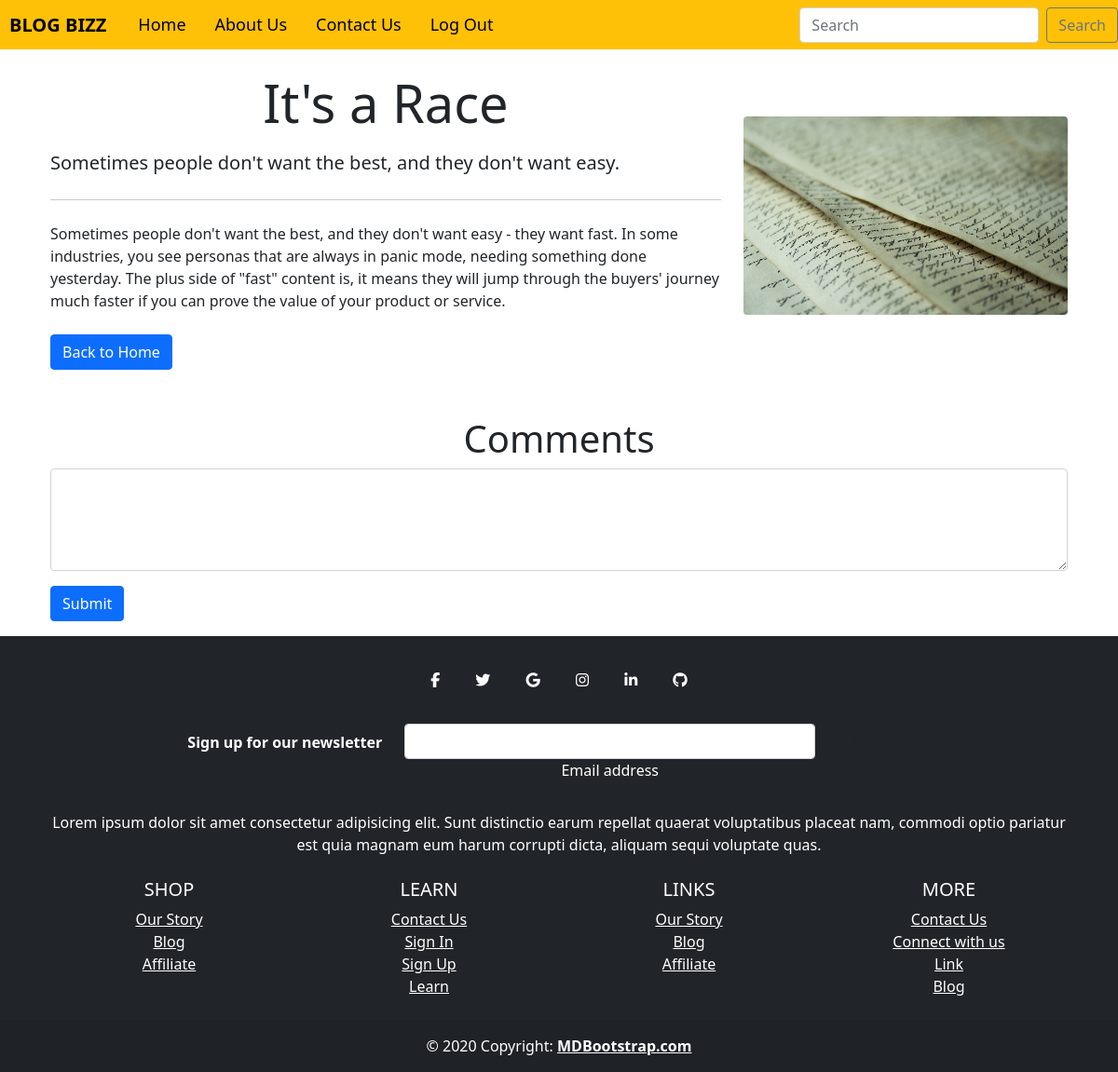
Page /blogcontent/6 on the committed database.
### blog_app/models.py (models this page shows, shortened)
class Blog(models.Model):
    name=models.CharField(max_length=100,default="")
    title=models.CharField(max_length=100,default="")
    short_desc=models.CharField(max_length=100,default="")
    content=models.TextField()
    thumbnail=models.ImageField(upload_to="blogimages")
    created_at=models.TimeField(auto_now_add=True)

### blog_app/views.py (the view)
# urls.py: path('blogcontent/<int:id>',views.blogcontent,name="blogcontent"),
def blogcontent(request,id):
    blog=get_object_or_404(Blog,id=id)
    comment=Comment.objects.filter(blog=blog).order_by("-id")
    reply=Reply.objects.filter(commentParent__blog=blog)
    return render(request,"blogcontent.html",{'blog':blog,'comment':comment,'reply':reply})

### templates/blogcontent.html (shortened to what this page needs)
{%  extends "base.html" %}
{% block content %}
<head>
  <link rel="stylesheet" href="https://cdn.jsdelivr.net/npm/bootstrap@5.1.3/dist/css/bootstrap.min.css">
</head>
<div class="container mt-4 mb-4">
    <div class="row">
        <div class="col-md-8">
            <h1 class="display-4 mb-3">{{blog.title}}</h1>
            <p class="lead mb-2">{{blog.short_desc}}</p>
            <hr class="my-4">
            <p class="mb-4">{{blog.content}}</p>
            <a class="btn btn-primary" href="/home/">Back to Home</a>
        </div>
        <div class="col-md-4 mt-5">
            <img src="{{blog.thumbnail.url}}" alt="{{blog.title}}" class="img-fluid rounded float-md-right">
        </div>
    </div>
</div>
<section>
  <h1 style="margin-top: 50px;">Comments</h1>
    <div class="container">
      <form action="{% url 'comment' %}" method="post">{% csrf_token %}
        <div class="mb-3">
          <textarea class="form-control" name="comment" id="exampleFormControlTextarea1" rows="4" style="width: 100%;" required></textarea>
        </div>
        <div class="mb-3">
          <button class="btn btn-primary">Submit</button>
        </div>
      </form>
</section>
{% endblock %}

### templates/base.html (style rules this page uses)
h1 { text-align: center; margin-top : 48px; }

### rows in the picture
Blog: title "It's a Race", short_desc "Sometimes people don't want the best, and they don't want easy.", content "Sometimes people don't want the best, and they don't want easy - they want fast. In some industries, you see personas that are always in panic mode, needing something done yesterday. The plus side of \"fast\" content is, it means they will jump through the buyers' journey much faster if you can prove the value of your product or service.", thumbnail (picture)
